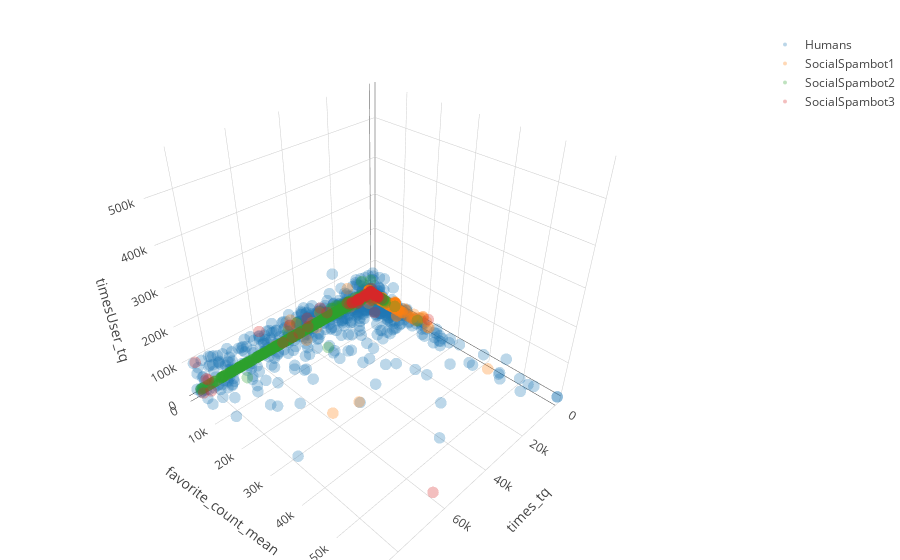

The notebook cell this image was saved under:
### Code cell
trace, fig, layout = plotearVars([
    ['times_tq'],
    ['favorite_count_mean', [0, 60000]],
    ['timesUser_tq'],
])
# plotly.offline.plot(fig, filename='grafico2.html')

### Figure 1 — Plotly figure (JSON) as saved in the notebook; plotly's stock layout.template omitted (floating-point values rounded to 4 significant figures; data arrays with more than 128 entries replaced by an {"elided": "..."} marker saying what was removed)
{"data": [{"marker": {"opacity": 0.3, "size": 4}, "mode": "markers", "name": "Humans", "type": "scatter3d", "uid": "427dcfd6-ecee-4feb-ba17-1c4e838e738c", "x": {"elided": "1083 int values"}, "y": {"elided": "1083 float values"}, "z": {"elided": "1083 float values"}}, {"marker": {"opacity": 0.3, "size": 4}, "mode": "markers", "name": "SocialSpambot1", "type": "scatter3d", "uid": "d72101e4-e71d-4af3-8ba3-65990b6f1163", "x": {"elided": "991 int values"}, "y": {"elided": "991 float values"}, "z": {"elided": "991 float values"}}, {"marker": {"opacity": 0.3, "size": 4}, "mode": "markers", "name": "SocialSpambot2", "type": "scatter3d", "uid": "73858013-281a-40d2-9e39-bd056532d0c2", "x": {"elided": "3457 int values"}, "y": {"elided": "3457 float values"}, "z": {"elided": "3457 float values"}}, {"marker": {"opacity": 0.3, "size": 4}, "mode": "markers", "name": "SocialSpambot3", "type": "scatter3d", "uid": "404a2698-2742-486f-be8d-de6194932997", "x": {"elided": "464 int values"}, "y": {"elided": "464 float values"}, "z": {"elided": "464 float values"}}], "layout": {"margin": {"b": 0, "l": 0, "r": 0, "t": 30}, "scene": {"aspectmode": "cube", "xaxis": {"title": {"text": "times_tq"}}, "yaxis": {"range": [0, 60000], "title": {"text": "favorite_count_mean"}}, "zaxis": {"title": {"text": "timesUser_tq"}}}}}
